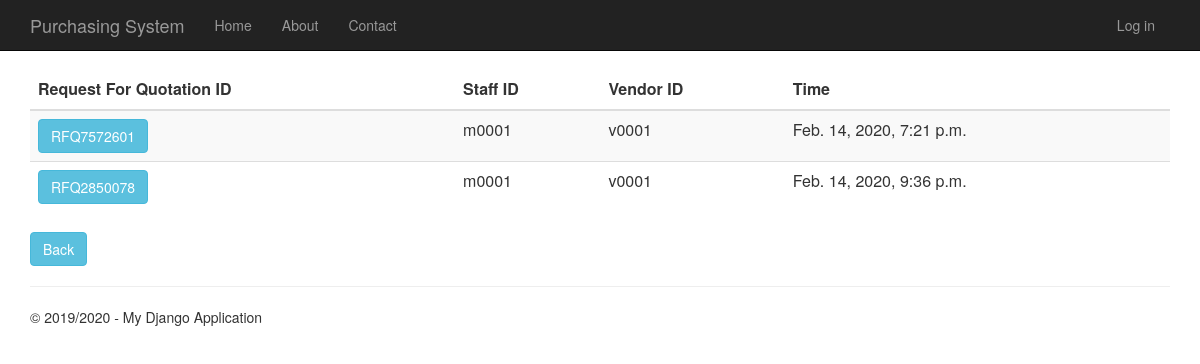
Page /requestforquotationhistory on the committed database.
### Purchasing System/RequestForQuotation/models.py (models this page shows)
class RequestForQuotation(models.Model):
    request_for_quotation_id = models.CharField(primary_key=True, max_length=10)
    time_created = models.DateTimeField()
    description = models.TextField(null=True,default=None, blank=True)
    total_price = models.DecimalField(max_digits=10, decimal_places=2, default=Decimal('0.00'))
    person_id = models.ForeignKey(Person, on_delete = models.CASCADE)
    vendor_id = models.ForeignKey(Vendor, on_delete = models.CASCADE)
    purchase_requisition_id = models.ForeignKey(PurchaseRequisition, on_delete = models.CASCADE)
    def __str__(self):
        return str(self.request_for_quotation_id)

### Purchasing System/app/models.py (models this page shows, shortened)
class Person(models.Model):
    user_id = models.OneToOneField(User)
    person_id = models.CharField(primary_key=True, max_length=10)
    person_name = models.TextField()
    person_address = models.TextField()
    person_phone_number = models.TextField()
    person_role = models.TextField(default = 'EMPLOYEE')

class Vendor(models.Model):
    vendor_id = models.CharField(primary_key=True, max_length=10)
    vendor_name = models.TextField()
    vendor_phone_number = models.TextField()
    vendor_address = models.TextField()
    vendor_email = models.TextField()
    def __str__(self):
        return str(self.vendor_id)

### Purchasing System/RequestForQuotation/views.py (the view)
# urls.py: url(r'^requestforquotationhistory', RequestForQuotation.views.requestforquotationhistory, name="request_of_quotation_history"),
def requestforquotationhistory(request):
        request_for_quotations = RequestForQuotation.objects.all()
        print(request_for_quotations)
        context = {
            'title':'Request For Quotation History',
            'rows':request_for_quotations,
            'year':'2019/2020'
            }
        return render(request,'RequestForQuotation/requestforquotationhistory.html',context)

### Purchasing System/RequestForQuotation/templates/RequestForQuotation/requestforquotationhistory.html
﻿{% extends "app/layout.html" %}
{% block content %}
<div class="purchaseorderhistory margintop">
    <form action="requestforquotationhistorydetails" method="GET">
        <table class="table table-striped margintop">
          <thead>
            <tr>
              <th scope="col">Request For Quotation ID</th>
              <th scope="col">Staff ID</th>
              <th scope="col">Vendor ID</th>
              <th scope="col">Time</th>
            </tr>
          </thead>
          <tbody>
              {% for r in rows %}
            <tr>
                 <td><button type="submit" name="rfq_id" value="{{r.request_for_quotation_id}}" class="btn btn-info" >{{r.request_for_quotation_id}}</button></td>
                 <td>{{r.person_id.person_id}}</td>
                 <td>{{r.vendor_id}}</td>
                 <td>{{r.time_created}}</td>
            </tr>
              {% endfor %}
          </tbody>
        </table>
    </form>
       <form action="menu">
        <div class="margintop">
            <button type="submit" class="btn btn-info" >Back</button>
        </div>
    </form>
</div>
{% endblock %}

### Purchasing System/app/templates/app/layout.html (shortened to what this page needs)
﻿<!DOCTYPE html>
<html>
<head>
    {% load staticfiles %}
    <link rel="stylesheet" type="text/css" href="{% static 'app/content/bootstrap.min.css' %}" />
    <link rel="stylesheet" type="text/css" href="{% static 'app/content/site.css' %}" />
</head>
<body>
    <div class="navbar navbar-inverse navbar-fixed-top">
        <div class="container">
            <div class="navbar-header">
                <a href="/" class="navbar-brand">Purchasing System</a>
            </div>
            <div class="navbar-collapse collapse">
                <ul class="nav navbar-nav">
                    <li><a href="{% url 'home' %}">Home</a></li>
                    <li><a href="{% url 'about' %}">About</a></li>
                    <li><a href="{% url 'contact' %}">Contact</a></li>
                </ul>
                {% include 'app/loginpartial.html' %}
            </div>
        </div>
    </div>
    <div class="container body-content">
{% block content %}{% endblock %}
        <hr/>
        <footer>
            <p>&copy; {{ year }} - My Django Application</p>
        </footer>
    </div>
</body>
</html>

### Purchasing System/app/templates/app/loginpartial.html
{% if user.is_authenticated %}
<form id="logoutForm" action="/logout" method="post" class="navbar-right">
    {% csrf_token %}
    <ul class="nav navbar-nav navbar-right">
        <li><span class="navbar-brand" ></span><a href="{% url 'menu' %}"> Hello {{ user.username }}!</a>/li>
        <li><a href="javascript:document.getElementById('logoutForm').submit()">Log off</a></li>
    </ul>
</form>
{% else %}
<ul class="nav navbar-nav navbar-right">
    <li><a href="{% url 'login' %}">Log in</a></li>
</ul>
{% endif %}

### Purchasing System/app/static/app/content/site.css (style rules this page uses)
body { padding-top: 50px; padding-bottom: 20px; }
.body-content { padding-left: 15px; padding-right: 15px; }

### rows in the picture
RequestForQuotation: request_for_quotation_id "RFQ7572601", person_id.person_id "m0001", vendor_id "v0001", time_created "Feb. 14, 2020, 7:21 p.m."
RequestForQuotation: request_for_quotation_id "RFQ2850078", person_id.person_id "m0001", vendor_id "v0001", time_created "Feb. 14, 2020, 9:36 p.m."

### other values in the picture
{{ year }} "2019/2020"
